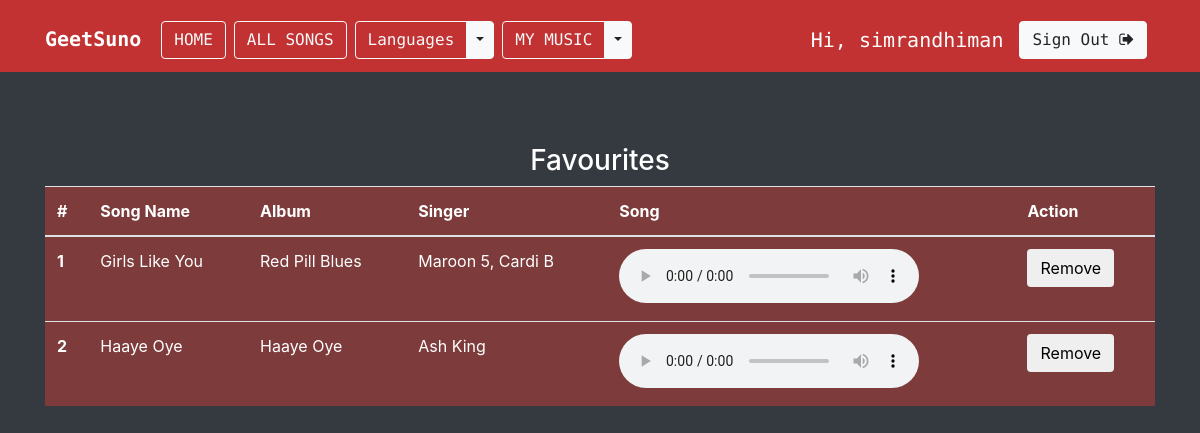
Page /favourite/ (signed in) on the committed database.
### musicapp/models.py (models this page shows)
class Song(models.Model):
    Language_Choice = (
              ('Hindi', 'Hindi'),
              ('English', 'English'),
          )
    name = models.CharField(max_length=200)
    album = models.CharField(max_length=200)
    language = models.CharField(max_length=20,choices=Language_Choice,default='Hindi')
    song_img = models.FileField()
    year = models.IntegerField()
    singer = models.CharField(max_length=200)
    song_file = models.FileField()
    def __str__(self):
        return self.name

### musicapp/views.py (the view)
# urls.py: path('favourite/', views.favourite, name='favourite'),
def favourite(request):
    songs = Song.objects.filter(favourite__user=request.user, favourite__is_fav=True).distinct()
    print(f'songs: {songs}')
    if request.method == "POST":
        song_id = list(request.POST.keys())[1]
        favourite_song = Favourite.objects.filter(user=request.user, song__id=song_id, is_fav=True)
        favourite_song.delete()
        messages.success(request, "Removed from favourite!")
    context = {'songs': songs}
    return render(request, 'musicapp/favourite.html', context=context)

### templates/musicapp/favourite.html (shortened to what this page needs)
{% extends 'base.html' %}
{% load socialaccount %}
{% block body %}
<br>
<div class="container">
<br>
<br>
<center>
  <h3>Favourites</h3>
</center>
<table class="table table-hover table-primary" style="background-color: #7d3b3b;">
  <thead>
    <tr>
      <th scope="col">#</th>
      <th scope="col">Song Name</th>
      <th scope="col">Album</th>
      <th scope="col">Singer</th>
      <th scope="col">Song</th>
      <th scope="col">Action</th>
    </tr>
  </thead>
  <tbody>
    {% if songs %}
    {% for song in songs %}
    <tr>
      <th scope="row">{{forloop.counter}}</th>
      <td><a href="{% url 'detail' song.id %}" style="color: white;">{{song.name}}</a></td>
      <td>{{song.album}}</td>
      <td>{{song.singer}}</td>
      <td>
        <audio controls>
          <source src="{{ song.song_file.url }}" type="audio/mpeg">
        </audio>
      </td>
      <td>
        <form method="post">
          <input class="btn" type="submit" value="Remove" name={{song.id}}>
        </form>
      </td>
    </tr>
    {% endfor %}
    {% endif %}
  </tbody>
</table>
</div>
{% endblock body %}

### templates/base.html (shortened to what this page needs)
{% load static %}
<!doctype html>
<html lang="en">
<head>
    <link rel="stylesheet" href="https://maxcdn.bootstrapcdn.com/bootstrap/4.0.0/css/bootstrap.min.css">
    <link rel="stylesheet" href="https://stackpath.bootstrapcdn.com/font-awesome/4.7.0/css/font-awesome.min.css">
    <link href="{% static 'musicapp/css/musicplayer.css' %}" rel="stylesheet">
</head>
<body class="bg-dark">
    <nav class="navbar navbar-expand-md navbar-primary navbar-light" style="background-color: #c23232;">
        <div class="container">
            <h1><a href="{% url 'index' %}" class="navbar-brand">
            <strong style="color:white">GeetSuno</strong></a></h1>
            <div class="collapse navbar-collapse">
                <a href="{% url 'index' %}" class="btn btn-outline-light mt-2 mx-1">HOME</a>
                <a href="{% url 'all_songs' %}" class="btn btn-outline-light mt-2 mx-1">ALL SONGS</a>
                <div class="btn-group mt-2 mx-1">
                    <a type="button" href="{% url 'index' %}" class="btn btn-outline-light">Languages</a>
                    <button type="button" class="btn btn-light dropdown-toggle dropdown-toggle-split" data-toggle="dropdown" aria-haspopup="true" aria-expanded="false">
                    </button>
            </div>
                {% if request.user.is_active %}
                <div class="btn-group mt-2 mx-1">
                    <a type="button" href="{% url 'mymusic' %}" class="btn btn-outline-light">MY MUSIC</a>
                    <button type="button" class="btn btn-light dropdown-toggle dropdown-toggle-split" data-toggle="dropdown" aria-haspopup="true" aria-expanded="false">
                    </button>
                </div>
                {% endif %}
            </div>
            <div class="collapse navbar-collapse justify-content-end" id="navbar">
            {% if request.user.is_active %}
            <h5 class="text-white mt-3 mx-2">Hi, {{ request.user.username }}</h5>
            <a href="{% url 'logout' %}" class="btn btn-light mt-2 mx-2"> Sign Out <i class="fa fa-sign-out" aria-hidden="true"></i></a>
            {% else %}
            <a href="{% url 'login' %}" class="btn btn-light mt-2 mx-2"><i class="fa fa-sign-in" aria-hidden="true"></i> Sign In</a>
            <a href="{% url 'signup' %}" class="btn btn-light mt-2 mx-2"><i class="fa fa-user-plus" aria-hidden="true"></i> Sign Up</a>
            {% endif %}
            </div>
        </div>
    </nav>
    {% block body %}
    {% endblock body %}
    <br>
    <br>
    <br>
</body>
</html>

### templates/base.html (style rules this page uses)
.navbar { font-family: 'Source Code Pro', monospace; }
html { position: relative; min-height: 100%; }
body { margin-bottom: 0px; color: white; }

### rows in the picture
Song: name "Girls Like You", album "Red Pill Blues", singer "Maroon 5, Cardi B"
Song: name "Haaye Oye", album "Haaye Oye", singer "Ash King"

### other values in the picture
{{ request.user.username }} "simrandhiman"
